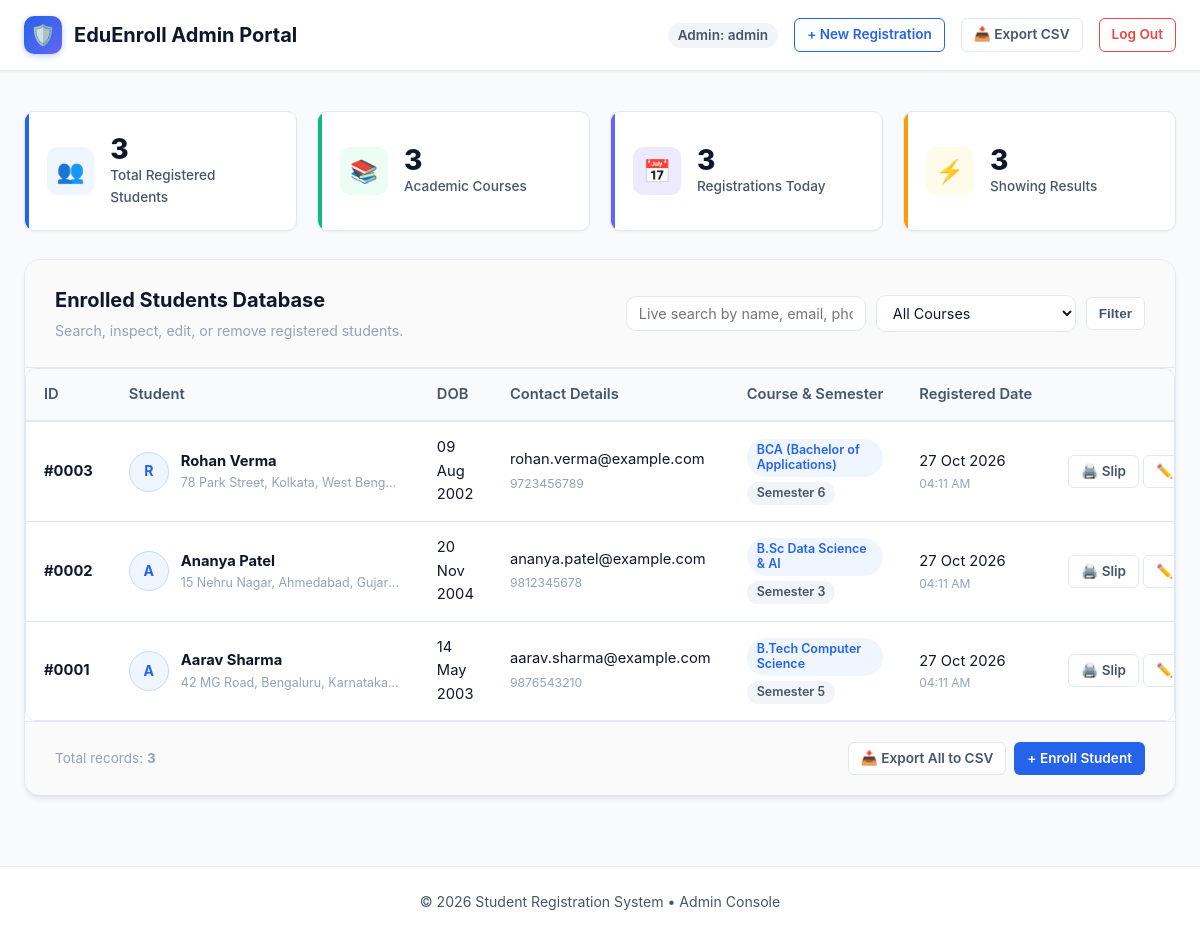
/student-registration/admin/dashboard.php (signed in), run on the app's committed database.
### tables this page shows
CREATE TABLE IF NOT EXISTS `students` (
    `id` INT AUTO_INCREMENT PRIMARY KEY,
    `full_name` VARCHAR(100) NOT NULL,
    `dob` DATE NOT NULL,
    `email` VARCHAR(100) NOT NULL UNIQUE,
    `phone` VARCHAR(20) NOT NULL,
    `address` TEXT NOT NULL,
    `course` VARCHAR(100) NOT NULL,
    `semester` VARCHAR(20) NOT NULL,
    `created_at` TIMESTAMP DEFAULT CURRENT_TIMESTAMP
);

### student-registration/config/db.php (called while the page is built, shortened)
<?php
function sanitize($data) {
    return htmlspecialchars(trim($data ?? ''), ENT_QUOTES, 'UTF-8');
}
function format_date($dateStr) {
    $timestamp = strtotime($dateStr);
    return $timestamp ? date('d M Y', $timestamp) : htmlspecialchars($dateStr);
}

### student-registration/admin/dashboard.php (the view, shortened to what this page needs)
<?php
require_once __DIR__ . '/../config/db.php';
$totalStudents = $pdo->query("SELECT COUNT(*) FROM students")->fetchColumn() ?: 0;
$totalCourses  = $pdo->query("SELECT COUNT(DISTINCT course) FROM students")->fetchColumn() ?: 0;
$todayRegistrations = $pdo->query("SELECT COUNT(*) FROM students WHERE DATE(created_at) = CURDATE()")->fetchColumn() ?: 0;
$search = sanitize($_GET['q'] ?? '');
$sql = "SELECT * FROM students WHERE 1=1";
$params = [];
$sql .= " ORDER BY id DESC";
$stmt = $pdo->prepare($sql);
$stmt->execute($params);
$students = $stmt->fetchAll();
?>
<!DOCTYPE html>
<html lang="en">
<head>
    <link rel="stylesheet" href="../css/style.css">
</head>
<body>
    <nav class="navbar">
        <div class="container-fluid nav-wrapper">
            <a href="dashboard.php" class="nav-brand">
                <div class="brand-icon">🛡️</div>
                <span>EduEnroll Admin Portal</span>
            </a>
            <ul class="nav-links">
                <li><span class="badge badge-secondary" style="font-size: 0.85rem;">Admin: <?= htmlspecialchars($_SESSION['admin_username']) ?></span></li>
                <li><a href="../register.php" target="_blank" class="btn btn-sm btn-outline-primary">+ New Registration</a></li>
                <li><a href="dashboard.php?export=csv" class="btn btn-sm btn-secondary">📥 Export CSV</a></li>
                <li><a href="../logout.php" class="btn btn-sm btn-outline-danger">Log Out</a></li>
            </ul>
        </div>
    </nav>
    <main class="main-content">
        <div class="container-fluid">
            <div class="stats-grid">
                <div class="stat-card">
                    <div class="stat-icon">👥</div>
                    <div class="stat-info">
                        <div class="stat-number"><?= (int)$totalStudents ?></div>
                        <div class="stat-label">Total Registered Students</div>
                    </div>
                </div>
                <div class="stat-card stat-green">
                    <div class="stat-icon">📚</div>
                    <div class="stat-info">
                        <div class="stat-number"><?= (int)$totalCourses ?></div>
                        <div class="stat-label">Academic Courses</div>
                    </div>
                </div>
                <div class="stat-card stat-purple">
                    <div class="stat-icon">📅</div>
                    <div class="stat-info">
                        <div class="stat-number"><?= (int)$todayRegistrations ?></div>
                        <div class="stat-label">Registrations Today</div>
                    </div>
                </div>
                <div class="stat-card stat-orange">
                    <div class="stat-icon">⚡</div>
                    <div class="stat-info">
                        <div class="stat-number"><?= count($students) ?></div>
                        <div class="stat-label">Showing Results</div>
                    </div>
                </div>
            </div>
            <div class="card">
                <div class="card-header" style="flex-wrap: wrap; gap: 16px;">
                    <div>
                        <h2 class="card-title">Enrolled Students Database</h2>
                        <p class="card-subtitle">Search, inspect, edit, or remove registered students.</p>
                    </div>
                    <form method="GET" action="dashboard.php" style="display: flex; gap: 10px; flex-wrap: wrap; align-items: center;">
                        <input type="text" name="q" id="adminSearchInput" class="form-control"
                               style="width: 240px; padding: 8px 12px; font-size: 0.9rem;"
                               placeholder="Live search by name, email, phone..."
                               value="<?= htmlspecialchars($search) ?>">
                        <select name="course" id="adminCourseFilter" class="form-control" style="width: 200px; padding: 8px 12px; font-size: 0.9rem;">
                            <option value="">All Courses</option>
                        </select>
                        <button type="submit" class="btn btn-secondary btn-sm">Filter</button>
                    </form>
                </div>
                <div class="card-body" style="padding: 0;">
                    <div class="table-responsive">
                        <table class="table">
                            <thead>
                                <tr>
                                    <th>ID</th>
                                    <th>Student</th>
                                    <th>DOB</th>
                                    <th>Contact Details</th>
                                    <th>Course & Semester</th>
                                    <th>Registered Date</th>
                                    <th style="text-align: right;">Actions</th>
                                </tr>
                            </thead>
                            <tbody id="studentsTableBody">
                                <?php if (empty($students)): ?>
                                    <tr>
                                        <td colspan="7" style="text-align: center; padding: 40px; color: var(--text-muted);">
                                            <div style="font-size: 2rem; margin-bottom: 8px;">📂</div>
                                            <strong>No student records found.</strong>
                                            <p style="font-size: 0.85rem; margin-top: 4px;">Try modifying your search filter or add a new student.</p>
                                        </td>
                                    </tr>
                                <?php else: ?>
                                    <?php foreach ($students as $s): ?>
                                        <?php
                                            $photo = glob(__DIR__ . "/../uploads/student_{$s['id']}.*");
                                            $photoUrl = !empty($photo) ? '../uploads/' . basename($photo[0]) : null;
                                        ?>
                                        <tr>
                                            <td>
                                                <strong>#<?= str_pad($s['id'], 4, '0', STR_PAD_LEFT) ?></strong>
                                            </td>
                                            <td>
                                                <div class="user-info-cell">
                                                    <div class="user-avatar-sm">
                                                        <?php if ($photoUrl): ?>
                                                            <img src="<?= htmlspecialchars($photoUrl) ?>" alt="Avatar">
                                                        <?php else: ?>
                                                            <?= strtoupper(substr($s['full_name'], 0, 1)) ?>
                                                        <?php endif; ?>
                                                    </div>
                                                    <div>
                                                        <strong><?= htmlspecialchars($s['full_name']) ?></strong>
                                                        <div style="font-size: 0.78rem; color: var(--text-muted); max-width: 220px; white-space: nowrap; overflow: hidden; text-overflow: ellipsis;" title="<?= htmlspecialchars($s['address']) ?>">
                                                            <?= htmlspecialchars($s['address']) ?>
                                                        </div>
                                                    </div>
                                                </div>
                                            </td>
                                            <td>
                                                <?= format_date($s['dob']) ?>
                                            </td>
                                            <td>
                                                <div><?= htmlspecialchars($s['email']) ?></div>
                                                <small style="color: var(--text-muted);"><?= htmlspecialchars($s['phone']) ?></small>
                                            </td>
                                            <td class="col-course">
                                                <div><span class="badge badge-primary"><?= htmlspecialchars($s['course']) ?></span></div>
                                                <div style="margin-top: 4px;"><span class="badge badge-secondary"><?= htmlspecialchars($s['semester']) ?></span></div>
                                            </td>
                                            <td>
                                                <?= date('d M Y', strtotime($s['created_at'])) ?>
                                                <div style="font-size: 0.75rem; color: var(--text-muted);"><?= date('h:i A', strtotime($s['created_at'])) ?></div>
                                            </td>
                                            <td style="text-align: right; white-space: nowrap;">
                                                <a href="../success.php?id=<?= $s['id'] ?>" class="btn btn-secondary btn-sm" title="View & Print Slip" target="_blank">
                                                    🖨️ Slip
                                                </a>
                                                <a href="../edit_student.php?id=<?= $s['id'] ?>" class="btn btn-secondary btn-sm" title="Edit Student">
                                                    ✏️ Edit
                                                </a>
                                            </td>
                                        </tr>
                                    <?php endforeach; ?>
                                <?php endif; ?>
                            </tbody>
                        </table>
                    </div>
                </div>
                <div class="card-footer" style="justify-content: space-between;">
                    <span style="font-size: 0.85rem; color: var(--text-muted);">
                        Total records: <strong><?= count($students) ?></strong>
                    </span>
                    <div style="display: flex; gap: 8px;">
                        <a href="dashboard.php?export=csv" class="btn btn-secondary btn-sm">📥 Export All to CSV</a>
                        <a href="../register.php" target="_blank" class="btn btn-primary btn-sm">+ Enroll Student</a>
                    </div>
                </div>
            </div>
        </div>
    </main>
    <footer class="footer">
        <div class="container-fluid">
            <p>&copy; <?= date('Y') ?> Student Registration System &bull; Admin Console</p>
        </div>
    </footer>
</body>
</html>

### data on the page
students: id "0003", full_name "R", full_name "Rohan Verma", address "78 Park Street, Kolkata, West Beng…", dob "09 Aug 2002", email "rohan.verma@example.com", phone "9723456789", course "BCA (Bachelor of Applications)", semester "Semester 6", created_at "27 Oct 2026", created_at "04:11 AM"
students: id "0002", full_name "A", full_name "Ananya Patel", address "15 Nehru Nagar, Ahmedabad, Gujar…", dob "20 Nov 2004", email "ananya.patel@example.com", phone "9812345678", course "B.Sc Data Science & AI", semester "Semester 3", created_at "27 Oct 2026", created_at "04:11 AM"
students: id "0001", full_name "A", full_name "Aarav Sharma", address "42 MG Road, Bengaluru, Karnataka…", dob "14 May 2003", email "aarav.sharma@example.com", phone "9876543210", course "B.Tech Computer Science", semester "Semester 5", created_at "27 Oct 2026", created_at "04:11 AM"

### other printed values
$_SESSION['admin_username'] "admin"
$totalStudents "3"
$totalCourses "3"
$todayRegistrations "3"
count($students) "3"
